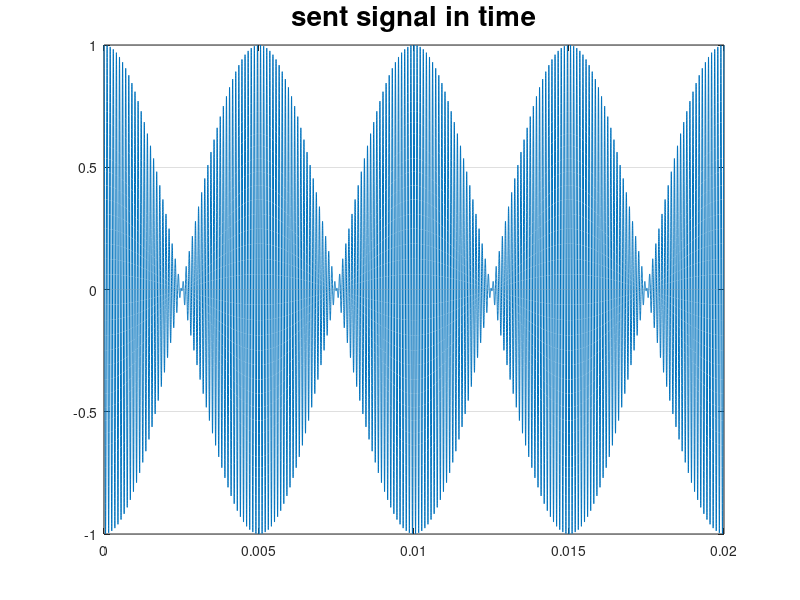
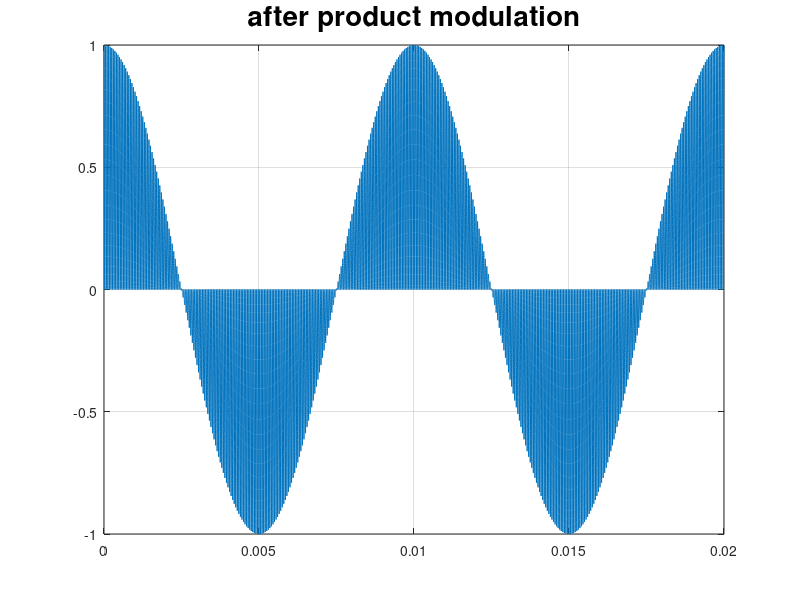
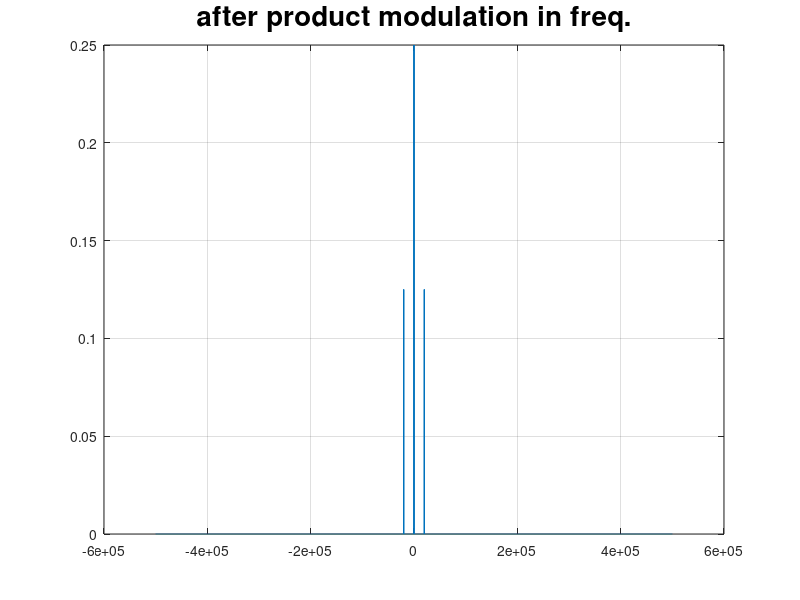
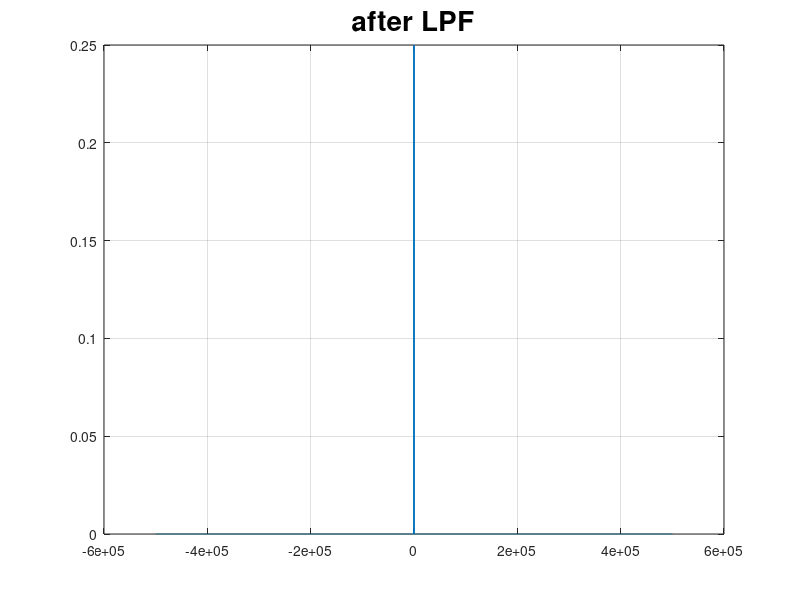

Source code (MATLAB) for these figures, in order:
% Question 2
clear;
fm = 100;  %modulating frequency
fc = 10e3; %carrier frequency
dt = 0.000001;
N  = 20e3;
t  = 0 : dt : (N-1)*dt;

% we first create our signal from the DSB-SC modulator
y  = cos(2*pi*fm*t);  %modulating signal
c  = cos(2*pi*fc*t);  %carrier signal
s  = y.*c;            %sent signal

figure(1)
plot(t, s); grid on;
title('sent signal in time', 'fontsize', 20);

% we then receive our signal on the coherent detector
v  = s.*c;
figure(2)
plot(t, v); grid on;
title('after product modulation', 'fontsize', 20);

% a) plot the spectrum of the signal after the product modulator
fs = 1/dt;
df = 1/(N*dt);
f  = (-0.5*fs):df:(0.5*fs-df);
v_fft = fft(v);
v_fftshift = fftshift(v_fft)/N;
figure(3)
plot(f, abs(v_fftshift)); grid on;
title('after product modulation in freq.', 'fontsize', 20);

% b) choose the cut-off frequency of the filter and plot the signal after the LPF vs time
% and plot the corresponding figures of the original baseband signal in the same figure.

% from a, we can choose the cutoff frequency to be 200Hz since it's an ideal filter
H = zeros(1, length(f));  % to make the frequency response of the ideal filter
for i = 1 : length(f)
  if (f(i) >= -200)       % since we've chosen the cut-off frequency to 200Hz
    if (f(i) <= 200)
      H(i) = 1;
    endif
  endif
end

vo_f = v_fftshift.*H;      % we multiply by the frequency response of the LPF

figure(4)
plot(f, abs(vo_f)); grid on;
title('after LPF', 'fontsize', 20);

% since we've removed some frequencies, we can only deal with the function in frequency domain
% so we want to return the function to the time domain, so first we do an ifftshift of the function
% and we multiply by N since we've divided by it in the fftshift at the beginning.
% then to go back to time domain, we make ifft which is inverse fourier transform.
vo_back = ifftshift(vo_f*N); 
vo_t = ifft(vo_back);

figure(5)
plot(t, vo_t); grid on;
hold on                 % to plot both on the same figure.
plot(t, y, '--r');  
title('received message', 'fontsize', 20);
hold off
legend('received message', 'original message')
